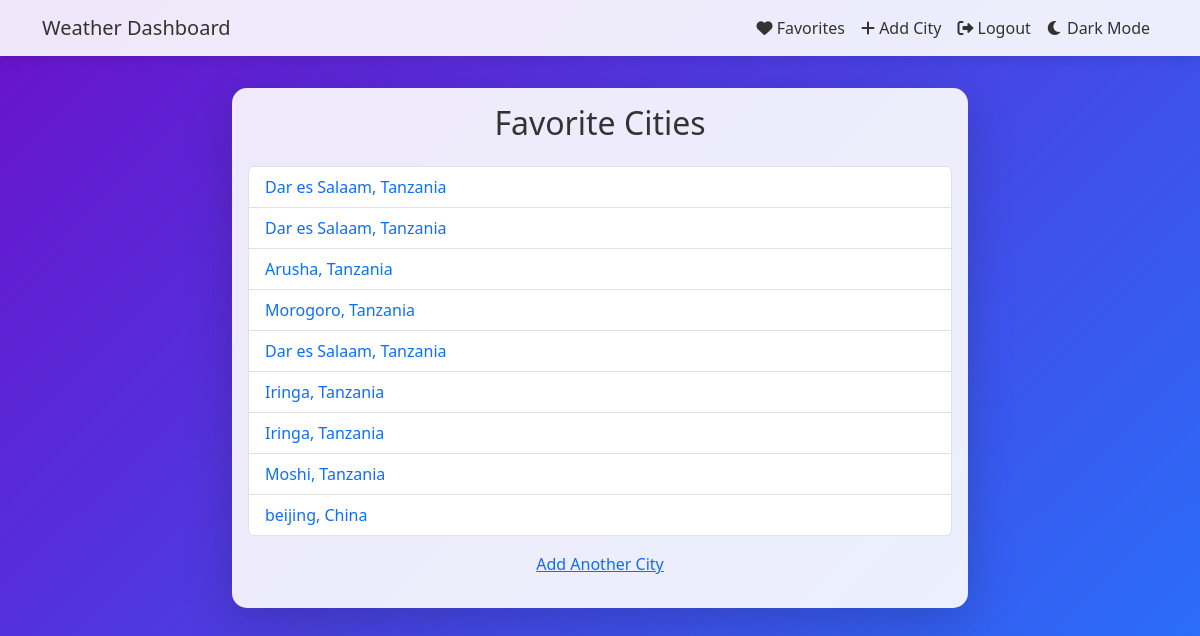
Page /favorite-cities/ (signed in) on the committed database.
### weather/models.py (models this page shows, shortened)
class FavoriteCity(models.Model):
    user = models.ForeignKey(User, on_delete=models.CASCADE)  # Link to the user
    city = models.CharField(max_length=100)  # City name
    country = models.CharField(max_length=100)  # Country name

### weather/views.py (the view)
# urls.py: path('favorite-cities/', views.favorite_cities, name='favorite_cities'),
@login_required
def favorite_cities(request):
    favorite_cities = FavoriteCity.objects.filter(user=request.user)
    return render(request, 'weather/favorite_cities.html', {'favorite_cities': favorite_cities})

### weather/templates/weather/favorite_cities.html (shortened to what this page needs)
<!DOCTYPE html>
<html lang="en">
<head>
    <link href="https://cdn.jsdelivr.net/npm/bootstrap@5.3.0/dist/css/bootstrap.min.css" rel="stylesheet">
    <link rel="stylesheet" href="https://cdnjs.cloudflare.com/ajax/libs/font-awesome/6.0.0-beta3/css/all.min.css">
</head>
<body onload="getLocation()">
    <nav class="navbar navbar-expand-lg navbar-light">
        <div class="container">
            <a class="navbar-brand" href="/">Weather Dashboard</a>
            <div class="collapse navbar-collapse" id="navbarNav">
                <ul class="navbar-nav ms-auto">
                    {% if user.is_authenticated %}
                        <li class="nav-item">
                            <a class="nav-link" href="/favorite-cities/"><i class="fas fa-heart"></i> Favorites</a>
                        </li>
                        <li class="nav-item">
                            <a class="nav-link" href="/add-favorite-city/"><i class="fas fa-plus"></i> Add City</a>
                        </li>
                        <li class="nav-item">
                            <a class="nav-link" href="/logout/"><i class="fas fa-sign-out-alt"></i> Logout</a>
                        </li>
                    {% else %}
                        <li class="nav-item">
                            <a class="nav-link" href="/login/"><i class="fas fa-sign-in-alt"></i> Login</a>
                        </li>
                    {% endif %}
                    <li class="nav-item">
                        <button class="btn btn-link nav-link" onclick="toggleDarkMode()" id="theme-toggle">
                            <i id="theme-icon" class="fas fa-moon"></i>
                            <span id="theme-text">Dark Mode</span>
                        </button>
                    </li>
                </ul>
            </div>
        </div>
    </nav>
    <div class="container">
        <div class="row justify-content-center">
            <div class="col-md-8">
                <div class="card shadow-lg">
                    <div class="card-body">
                        <h2 class="card-title text-center mb-4">Favorite Cities</h2>
                        <ul class="list-group">
                            {% for city in favorite_cities %}
                                <li class="list-group-item">
                                    <a href="/?city={{ city.city }}" class="text-decoration-none">{{ city.city }}, {{ city.country }}</a>
                                </li>
                            {% endfor %}
                        </ul>
                        <div class="text-center mt-3">
                            <p><a href="/add-favorite-city/">Add Another City</a></p>
                        </div>
                    </div>
                </div>
            </div>
        </div>
    </div>
</body>
</html>

### weather/templates/weather/favorite_cities.html (style rules this page uses)
body { background: linear-gradient(135deg, #6a11cb, #2575fc); color: #fff; min-height: 100vh; display: flex; flex-direction: column; }
.navbar { background: rgba(255, 255, 255, 0.9); box-shadow: 0 4px 12px rgba(0, 0, 0, 0.1); }
.navbar-brand, .nav-link { color: #333 !important; }
.card { border: none; border-radius: 15px; box-shadow: 0 4px 12px rgba(0, 0, 0, 0.1); background: rgba(255, 255, 255, 0.9); color: #333; margin-top: 2rem; }

### rows in the picture
FavoriteCity: city "Dar es Salaam", country "Tanzania"
FavoriteCity: city "Dar es Salaam", country "Tanzania"
FavoriteCity: city "Arusha", country "Tanzania"
FavoriteCity: city "Morogoro", country "Tanzania"
FavoriteCity: city "Dar es Salaam", country "Tanzania"
FavoriteCity: city "Iringa", country "Tanzania"
FavoriteCity: city "Iringa", country "Tanzania"
FavoriteCity: city "Moshi", country "Tanzania"
FavoriteCity: city "beijing", country "China"
